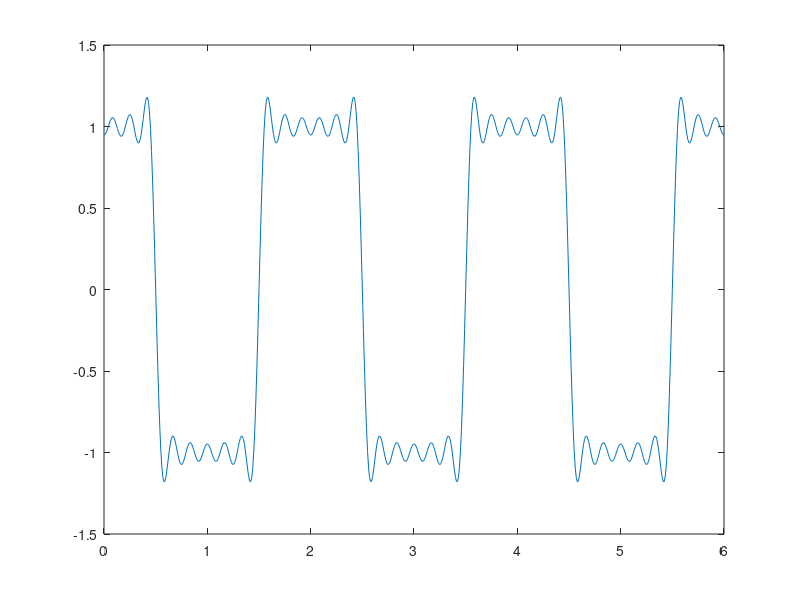

This chart was generated by the following MATLAB code:
t = [0:0.01:6];
x = 0;
y=0;
N=input("Enter the number of harmonics:");
for k=0:N
    m=2*k+1;
    x = x+[(-1)^k]*[4/(pi*m)]*cos(pi*m*t);
    
end
plot(t,x)
